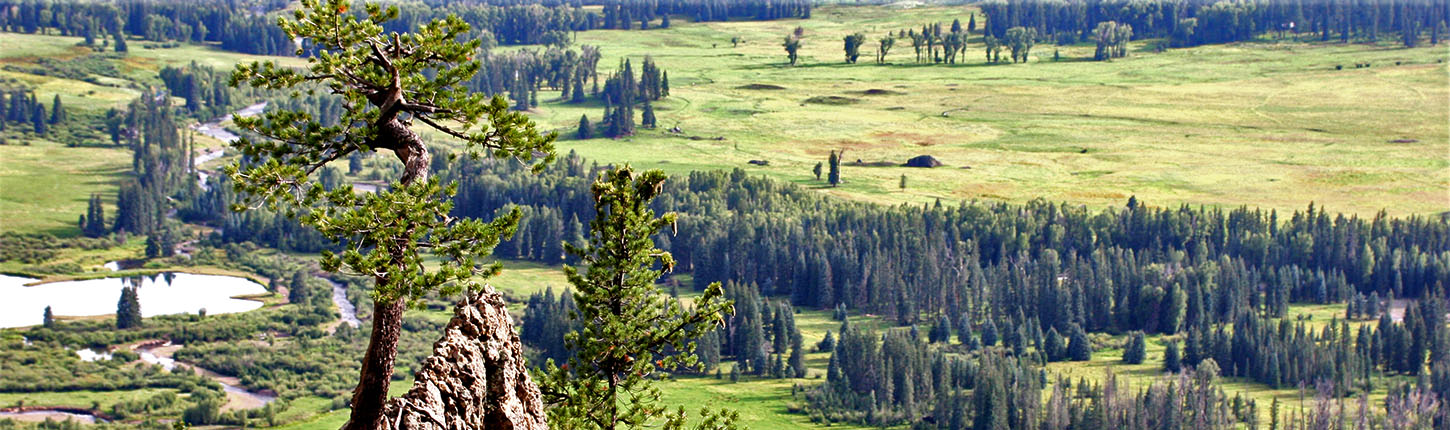
#> input picture 03_openCV_techWithTim/01_imgs/trees.jpg, 1450 x 430 px
$ python 02_moreBasicImageManipulation.py
#> lines starting #> are read from the running program, lines starting #| are printed output that depends on the picture
#> further down, img1 is the input picture: shape (430, 1450, 3); mean B, G, R 108.2, 132.5, 125.3
#| (430, 1450, 3)
"""
##Values to represent pixels

-The images are treated by openCV as being tridimensional array

print(image.size())

Those are the rows of the images
[
    [],
    [],
    [],
]

Those are rows plus the columns
[
    [[],[],[]],
    [[],[],[]],
    [[],[],[]]
]

[0,255,0] : 0% blue, 100% green, 0% red

print(img.shape) => (height,width, amoutOfChannels)
    - the channel is just the color space of the image

example of a 2x2 image

[
    [[0,0,0],[255,255,255]],
    [[0,0,0],[255,255,255]]
]
"""
import cv2
import random
from typing import *

class MatrixSlice():
    def __init__(self,startLine, endLine, startColumn, endColumn):
        self.startLine = startLine
        self.endLine = endLine
        self.startColumn = startColumn
        self.endColumn = endColumn

def addNoise(img):
    for i in range(50):
        for j in range(len(img[i])):
            img[i][j] = random.randint(0,250)
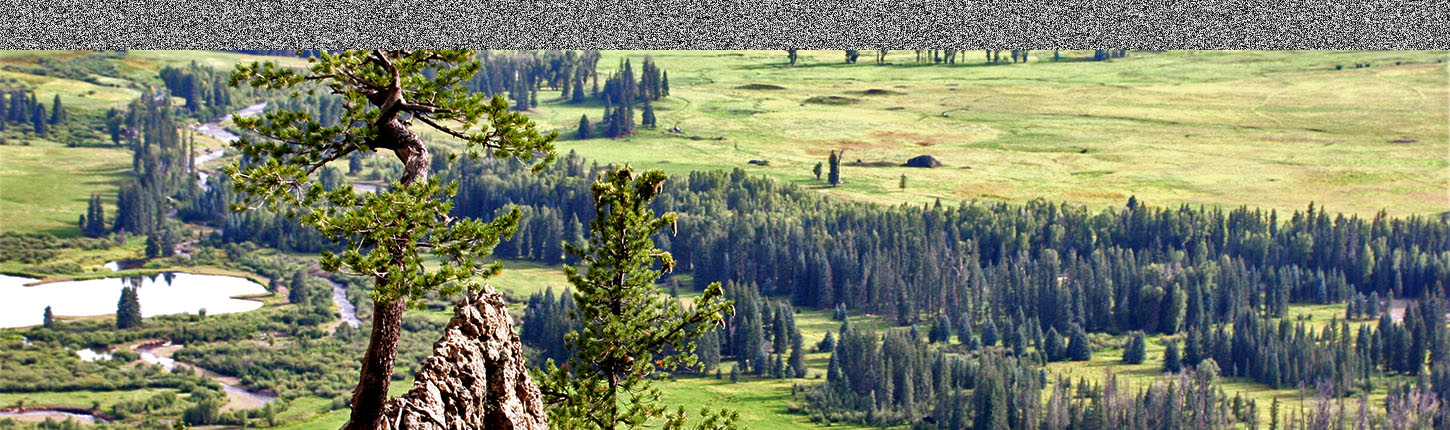
#> img: shape (430, 1450, 3); mean B, G, R 107.6, 132.4, 127.2

def swap(img, fst:MatrixSlice, snd:MatrixSlice):
    temp = img[fst.startLine:fst.endLine, fst.startColumn:fst.endColumn].copy()
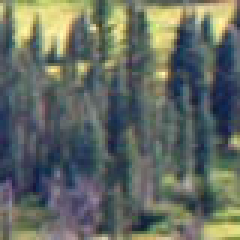
#> temp: shape (80, 80, 3) (shown 3 times larger); mean B, G, R 98.4, 107.3, 100.2
    img[fst.startLine:fst.endLine, fst.startColumn:fst.endColumn] = img[snd.startLine:snd.endLine, snd.startColumn:snd.endColumn]
    img[snd.startLine:snd.endLine, snd.startColumn:snd.endColumn] = temp
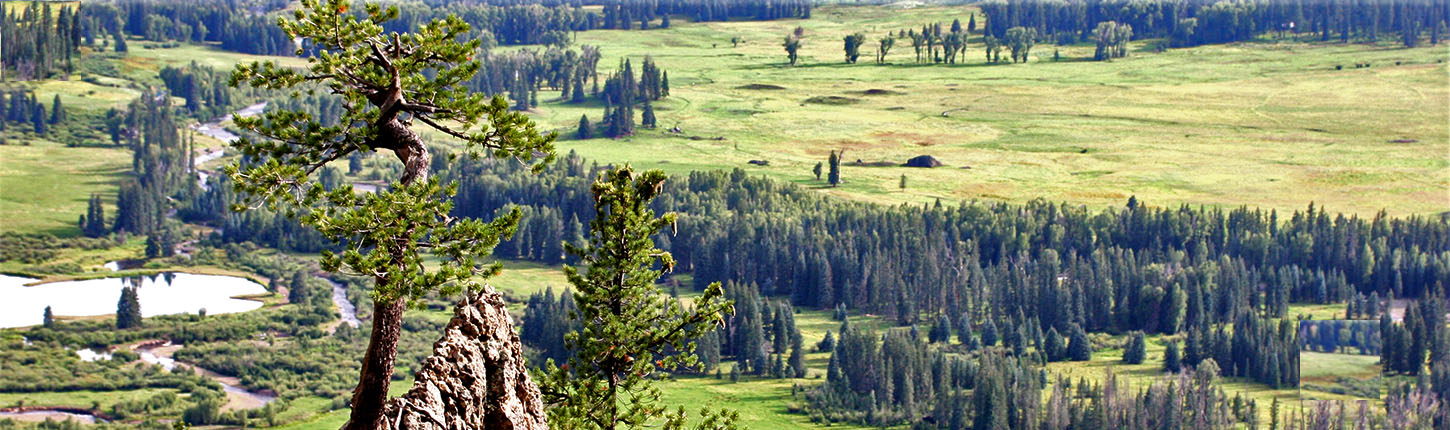
#> img: shape (430, 1450, 3); mean B, G, R 108.2, 132.5, 125.3

img1 = cv2.imread("../01_imgs/trees.jpg",1)
img2 = cv2.imread("../01_imgs/trees.jpg",1)
print(img1.shape) #(430, 1450, 3)


addNoise(img1)
firstPiece = MatrixSlice(320,400,1300,1380)
secondPiece = MatrixSlice(1,81,1,81)
swap(img2, firstPiece, secondPiece)

cv2.imwrite("output2.jpg", img1)
cv2.imwrite("output3.jpg", img2)
